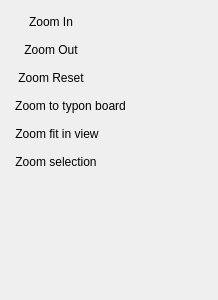
<?xml version="1.0" encoding="UTF-8"?>
<ui version="4.0">
 <class>ZoomTool</class>
 <widget class="QWidget" name="ZoomTool">
  <property name="geometry">
   <rect>
    <x>0</x>
    <y>0</y>
    <width>218</width>
    <height>300</height>
   </rect>
  </property>
  <property name="windowTitle">
   <string>Form</string>
  </property>
  <layout class="QVBoxLayout" name="verticalLayout_2">
   <item>
    <layout class="QVBoxLayout" name="verticalLayout">
     <item>
      <layout class="QFormLayout" name="formLayout">
       <item row="0" column="0">
        <widget class="QPushButton" name="zoomInPushButton">
         <property name="text">
          <string>Zoom In</string>
         </property>
         <property name="icon">
          <iconset resource="../../mytypon.qrc">
           <normaloff>:/pictures/zoom_in.png</normaloff>:/pictures/zoom_in.png</iconset>
         </property>
         <property name="autoRepeat">
          <bool>true</bool>
         </property>
         <property name="flat">
          <bool>true</bool>
         </property>
        </widget>
       </item>
       <item row="1" column="0">
        <widget class="QPushButton" name="zoomOutPushButton">
         <property name="layoutDirection">
          <enum>Qt::LeftToRight</enum>
         </property>
         <property name="text">
          <string>Zoom Out</string>
         </property>
         <property name="icon">
          <iconset resource="../../mytypon.qrc">
           <normaloff>:/pictures/zoom_out.png</normaloff>:/pictures/zoom_out.png</iconset>
         </property>
         <property name="autoRepeat">
          <bool>true</bool>
         </property>
         <property name="flat">
          <bool>true</bool>
         </property>
        </widget>
       </item>
       <item row="2" column="0">
        <widget class="QPushButton" name="zoomResetPushButton">
         <property name="text">
          <string>Zoom Reset</string>
         </property>
         <property name="icon">
          <iconset resource="../../mytypon.qrc">
           <normaloff>:/pictures/zoom_actual.png</normaloff>:/pictures/zoom_actual.png</iconset>
         </property>
         <property name="flat">
          <bool>true</bool>
         </property>
        </widget>
       </item>
       <item row="3" column="0">
        <widget class="QPushButton" name="zoomBoardPushButton">
         <property name="text">
          <string>Zoom to typon board</string>
         </property>
         <property name="icon">
          <iconset resource="../../mytypon.qrc">
           <normaloff>:/pictures/zoom_fit.png</normaloff>:/pictures/zoom_fit.png</iconset>
         </property>
         <property name="flat">
          <bool>true</bool>
         </property>
        </widget>
       </item>
       <item row="4" column="0">
        <widget class="QPushButton" name="zoomFitPushButton">
         <property name="text">
          <string>Zoom fit in view</string>
         </property>
         <property name="icon">
          <iconset resource="../../mytypon.qrc">
           <normaloff>:/pictures/zoom_extend.png</normaloff>:/pictures/zoom_extend.png</iconset>
         </property>
         <property name="flat">
          <bool>true</bool>
         </property>
        </widget>
       </item>
       <item row="5" column="0">
        <widget class="QPushButton" name="zoomSelectionPushButton">
         <property name="text">
          <string>Zoom selection</string>
         </property>
         <property name="icon">
          <iconset resource="../../mytypon.qrc">
           <normaloff>:/pictures/zoom_selection.png</normaloff>:/pictures/zoom_selection.png</iconset>
         </property>
         <property name="flat">
          <bool>true</bool>
         </property>
        </widget>
       </item>
      </layout>
     </item>
     <item>
      <spacer name="verticalSpacer_2">
       <property name="orientation">
        <enum>Qt::Vertical</enum>
       </property>
       <property name="sizeHint" stdset="0">
        <size>
         <width>20</width>
         <height>40</height>
        </size>
       </property>
      </spacer>
     </item>
    </layout>
   </item>
  </layout>
 </widget>
 <resources>
  <include location="../../mytypon.qrc"/>
 </resources>
 <connections/>
</ui>
